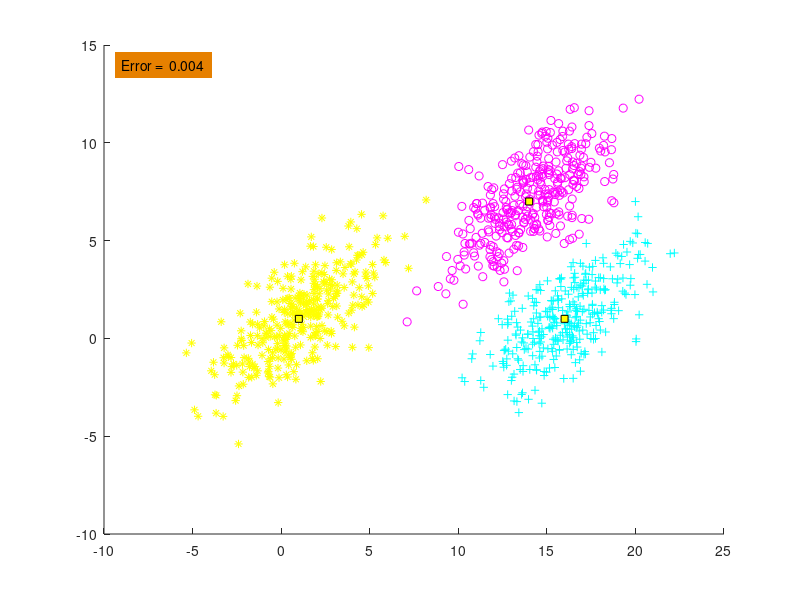

Reproduce this figure in MATLAB.
function output=CH2_3_Bayesian()

N=1000;

m=[1 14 16;1 7 1];
S(:,:,1)=[5 3;3 4];
S(:,:,2)=[5 3;3 4];
S(:,:,3)=[5 3;3 4];
P=[1/3 1/3 1/3 ];

%% (A)
X=[];
y=[];
[l,c]=size(m);
for j=1:c

temp=mvnrnd(m(:,j),S(:,:,j),fix(P(j)*N));
X=[X ;temp];
y=[y ones(1,fix(P(j)*N))*j];
end

[l,N]=size(X'); % N=no. of vectors
for i=1:N
for j=1:c
 t(j)=P(j)*comp_gauss_dens_val(m(:,j),...
S(:,:,j),X(i,:));

end
 [num,z(i)]=max(t(:));
end
plot_data(X,z,m);


output=compute_error(y,z);
xx=axis;

text(xx(1)+1,xx(4)-1,...
['Error =  ' num2str(output,3)],...
'HorizontalAlignment','left',... 
 'BackgroundColor',[0.9 0.5 0],...
 'Margin',5);
end

function clas_error=compute_error(y,y_est)
[q,N]=size(y); 
c=max(y); 
clas_error=0;
for i=1:N
if(y(i) ~= y_est(i))
clas_error=clas_error+1;
end
end

clas_error =clas_error/N;
end
function z=comp_gauss_dens_val(m,S,x)
[l,q]=size(m);
z=(1/((2*pi)^ (l/2)*det(S)^ 0.5) )...
*exp(-0.5*(x'-m)'*inv(S)*(x'-m));
end
function plot_data(X,y,m)
[l,N]=size(X'); 
[l,c]=size(m); 
if(l ~=2)
fprintf('NO PLOT CAN BE GENERATED\n')
return
end
pale=['y*'; 'mo'; 'c+'];
figure(2)
% Plot of the data vectors
hold on

for k=1:N
plot(X(k,1),X(k,2),pale(y(k),:))
end
% Plot of the class means
for j=1:c
plot(m(1,j),m(2,j),'--ks',...
                'MarkerFaceColor','y',...
                'MarkerSize',5)
end
end
